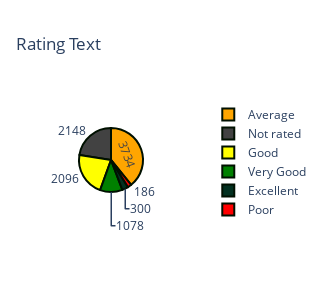

Write notebook code for a chart like this one.
### Code cell
x = df1['Rating text'].value_counts()
#colors = []','
colors = ['#FFA500','#424242','FFFF00','#008000','#023020','#FF0000']
trace = go.Pie(labels=x.index, values=x, textinfo="value",
              marker=dict(colors=colors,
                         line=dict(color='#001000', width=2)))
layout = go.Layout(title="Rating Text", width=300, height=300, legend=dict(orientation = 'h', x=2.02, y=1))
fig = go.Figure(data=[trace], layout=layout)
py.iplot(fig, filename='pie_chart_subplots')

### Figure 1 — Plotly figure (JSON) as saved in the notebook; plotly's stock layout.template omitted (floating-point values rounded to 4 significant figures)
{"data": [{"labels": ["Average", "Not rated", "Good", "Very Good", "Excellent", "Poor"], "marker": {"colors": ["#FFA500", "#424242", "FFFF00", "#008000", "#023020", "#FF0000"], "line": {"color": "#001000", "width": 2}}, "textinfo": "value", "type": "pie", "values": [3734, 2148, 2096, 1078, 300, 186]}], "layout": {"height": 300, "legend": {"orientation": "h", "x": 2.02, "y": 1}, "title": {"text": "Rating Text"}, "width": 300}}
